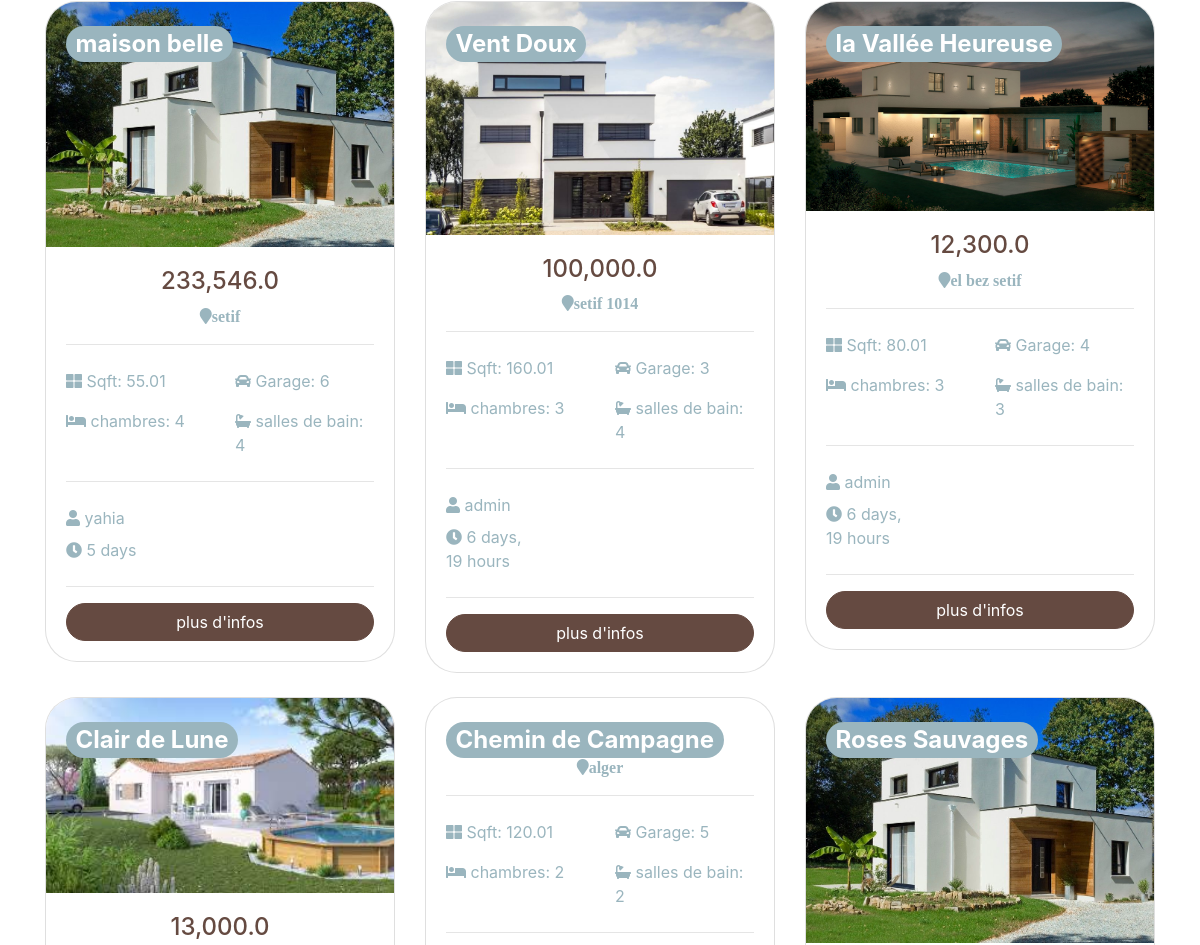
The page /listings/ (middle part) on the database as committed earlier.
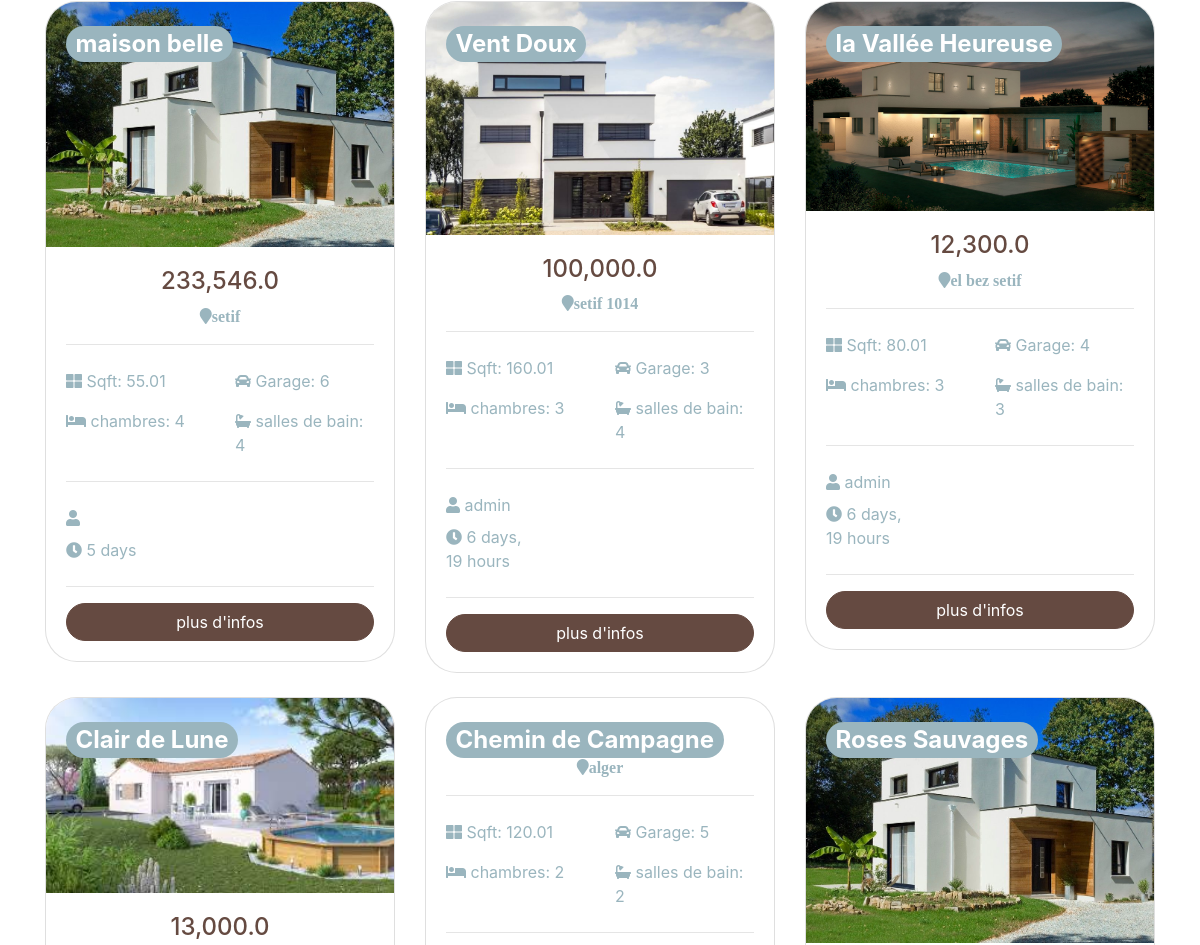
The same page on the database as committed later.
### listings/models.py (models this page shows, shortened)
class Listing(models.Model):
    main_image=models.ImageField(upload_to='houses/%Y/%m/%d/')
    slider_image_1=models.ImageField(upload_to='houses/%Y/%m/%d/')
    slider_image_2=models.ImageField(upload_to='houses/%Y/%m/%d/')
    slider_image_3=models.ImageField(upload_to='houses/%Y/%m/%d/')
    slider_image_4=models.ImageField(upload_to='houses/%Y/%m/%d/')
    slider_image_5=models.ImageField(upload_to='houses/%Y/%m/%d/')
    slider_image_6=models.ImageField(upload_to='houses/%Y/%m/%d/')
    description = models.TextField()
    realtor=models.ForeignKey(RealtorProfile, on_delete=models.SET_NULL,null=True)
    customer=models.ForeignKey(CustomerProfile, on_delete=models.SET_NULL,null=True)
    title = models.CharField(max_length=100)
    price = models.FloatField()
    state = models.CharField(max_length=50)
    city = models.CharField(max_length=50)
    bedrooms = models.IntegerField()
    bathrooms = models.IntegerField()
    garages = models.CharField(max_length=50)
    area = models.DecimalField(max_digits=6, decimal_places=2)
    lot_size = models.DecimalField(max_digits=8, decimal_places=2)
    add_date = models.DateTimeField(auto_now_add=True)
    is_published=models.BooleanField(default=False)

### accounts/models.py (models this page shows, shortened)
class RealtorProfile(models.Model):
    name=models.CharField(max_length=50)
    email=models.EmailField()
    phone=models.CharField(max_length=50)
    profile_image=models.ImageField(upload_to='realtors/%Y/%m/%d/')
    biographie=models.TextField(blank=True)
    is_seller_of_month=models.BooleanField()
    affiliation_date=models.DateField()
    owner=models.OneToOneField(User, on_delete=models.CASCADE)

### listings/views.py (the view)
# urls.py: path('',views.index,name='listings') ,
def index(request):
    total_listings=Listing.objects.all().filter(is_published=True).order_by('-add_date')
    paginator=Paginator(total_listings,6) #Show
    page = request.GET.get('page',1)
    listings=paginator.get_page(page)
    context={
        "listings":listings
    }
    return render(request,'listings/listings.html',context)

### templates/listings/listings.html (shortened to what this page needs)
{% extends 'base.html' %}
{% load static %}
{% load humanize %}
{% block content %}
<section id="listings" class="py-4">
  <div class="container">
    <div class="row">
      {% for listing in listings %}
      <div class="col-md-6 col-lg-4 mb-4">
        <div class="card listing-preview">
          <img class="card-img-top" src="{{listing.main_image.url}}" alt="">
          <div class="card-img-overlay">
            <h2>
              <span class="badge badge-secondary text-white">{{listing.title}}</span>
            </h2>
          </div>
          <div class="card-body">
            <div class="listing-heading text-center">
              <h4 class="text-primary">{{listing.price|intcomma}}</h4>
              <p>
                <i class="fas fa-map-marker text-secondary">{{listing.city}}</i></p>
            </div>
            <hr>
            <div class="row py-2 text-secondary">
              <div class="col-6">
                <i class="fas fa-th-large"></i> Sqft: {{listing.area}}</div>
              <div class="col-6">
                <i class="fas fa-car"></i> Garage: {{listing.garages}}</div>
            </div>
            <div class="row py-2 text-secondary">
              <div class="col-6">
                <i class="fas fa-bed"></i> chambres: {{listing.bedrooms}}</div>
              <div class="col-6">
                <i class="fas fa-bath"></i> salles de bain: {{listing.bathrooms}}</div>
            </div>
            <hr>
            <div class="row py-2 text-secondary">
              <div class="col-12">
                <i class="fas fa-user"></i> {{listing.realtor.owner.username}}</div>
            </div>
            <div class="row text-secondary pb-2">
              <div class="col-6">
                <i class="fas fa-clock"></i> {{listing.add_date|timesince}}</div>
            </div>
            <hr>
            <a href="{% url 'listing' listing.id %}" class="btn btn-primary btn-block">plus d'infos</a>
          </div>
        </div>
      </div>
      {% empty %}
        <h2>aucune immobilier disponible</h2>
      {% endfor %}
    </div>
  </div>
</section>
{% endblock %}

### templates/base.html (shortened to what this page needs)
 {% load static  %}
 <!DOCTYPE html>
<html lang="en">
  <head>
    <link rel="stylesheet" href="{% static  'assets/css/all.css'%}"/>
    <link rel="stylesheet" href="{% static 'assets/css/bootstrap.css'%}"/>
    <link rel="stylesheet" href="{% static 'assets/css/style.css'%}"/>
  </head>
  <body>
    {% block content %}{% endblock content %}
  </body>
</html>

### templates/partials/_navbar.html (shortened to what this page needs)
{% load static %}

### pro2/static/assets/css/all.css (style rules this page uses)
.fa, .fas, .far, .fal, .fab { -moz-osx-font-smoothing: grayscale; -webkit-font-smoothing: antialiased; display: inline-block; font-style: normal; font-variant: normal; text-rendering: auto; line-height: 1; }
.fa-bath:before { content: "\f2cd"; }
.fa-bed:before { content: "\f236"; }
.fa-car:before { content: "\f1b9"; }
.fa-clock:before { content: "\f017"; }
.fa-map-marker:before { content: "\f041"; }
.fa-th-large:before { content: "\f009"; }
.fa-user:before { content: "\f007"; }
.fa, .fas { font-family: 'Font Awesome 5 Free'; font-weight: 900; }

### pro2/static/assets/css/style.css (style rules this page uses)
img { width: 100%; }
.listing-preview a { position: relative; }

Rows that differ between the two databases and show on the page:
changed Listing "maison belle": realtor.owner.username "yahia" → (not shown)
